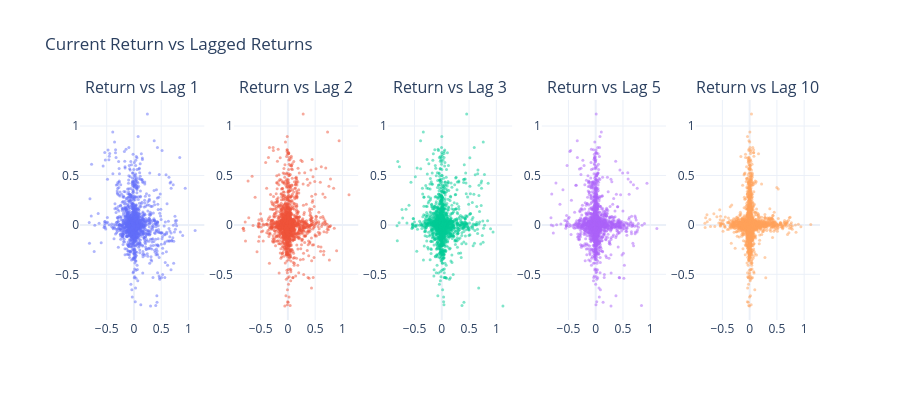

Notebook code cell kept with this figure:
### Markdown cell above
#  Plot 2 — Scatter Plot (Return vs Each Lag)

### Code cell
from plotly.subplots import make_subplots

fig = make_subplots(
    rows = 1, cols= len(lags),
    subplot_titles= [f"Return vs Lag {lag}" for lag in lags]
)

for i, lag in enumerate(lags, 1):
    fig.add_trace(
        go.Scatter(
            x = training_data[f"Lag_{lag}"],
            y = training_data["Return"],
            mode= "markers",
            marker= dict(size= 3, opacity= 0.5),
            name= f"Lag {lag}"
        ),
        row= 1, col= i
    )

fig.update_layout(
    title= "Current Return vs Lagged Returns",
    height= 400,
    template= "plotly_white",
    showlegend= False
)

fig.show()

### Figure 1 — Plotly figure (JSON) as saved in the notebook; plotly's stock layout.template omitted (floating-point values rounded to 4 significant figures; data arrays with more than 128 entries replaced by an {"elided": "..."} marker saying what was removed)
{"data": [{"marker": {"opacity": 0.5, "size": 3}, "mode": "markers", "name": "Lag 1", "type": "scatter", "x": {"elided": "2517 float values"}, "xaxis": "x", "y": {"elided": "2517 float values"}, "yaxis": "y"}, {"marker": {"opacity": 0.5, "size": 3}, "mode": "markers", "name": "Lag 2", "type": "scatter", "x": {"elided": "2517 float values"}, "xaxis": "x2", "y": {"elided": "2517 float values"}, "yaxis": "y2"}, {"marker": {"opacity": 0.5, "size": 3}, "mode": "markers", "name": "Lag 3", "type": "scatter", "x": {"elided": "2517 float values"}, "xaxis": "x3", "y": {"elided": "2517 float values"}, "yaxis": "y3"}, {"marker": {"opacity": 0.5, "size": 3}, "mode": "markers", "name": "Lag 5", "type": "scatter", "x": {"elided": "2517 float values"}, "xaxis": "x4", "y": {"elided": "2517 float values"}, "yaxis": "y4"}, {"marker": {"opacity": 0.5, "size": 3}, "mode": "markers", "name": "Lag 10", "type": "scatter", "x": {"elided": "2517 float values"}, "xaxis": "x5", "y": {"elided": "2517 float values"}, "yaxis": "y5"}], "layout": {"annotations": [{"font": {"size": 16}, "showarrow": false, "text": "Return vs Lag 1", "x": 0.084, "xanchor": "center", "xref": "paper", "y": 1, "yanchor": "bottom", "yref": "paper"}, {"font": {"size": 16}, "showarrow": false, "text": "Return vs Lag 2", "x": 0.292, "xanchor": "center", "xref": "paper", "y": 1, "yanchor": "bottom", "yref": "paper"}, {"font": {"size": 16}, "showarrow": false, "text": "Return vs Lag 3", "x": 0.5, "xanchor": "center", "xref": "paper", "y": 1, "yanchor": "bottom", "yref": "paper"}, {"font": {"size": 16}, "showarrow": false, "text": "Return vs Lag 5", "x": 0.708, "xanchor": "center", "xref": "paper", "y": 1, "yanchor": "bottom", "yref": "paper"}, {"font": {"size": 16}, "showarrow": false, "text": "Return vs Lag 10", "x": 0.916, "xanchor": "center", "xref": "paper", "y": 1, "yanchor": "bottom", "yref": "paper"}], "height": 400, "showlegend": false, "title": {"text": "Current Return vs Lagged Returns"}, "xaxis": {"anchor": "y", "domain": [0, 0.168]}, "xaxis2": {"anchor": "y2", "domain": [0.208, 0.376]}, "xaxis3": {"anchor": "y3", "domain": [0.416, 0.584]}, "xaxis4": {"anchor": "y4", "domain": [0.624, 0.792]}, "xaxis5": {"anchor": "y5", "domain": [0.832, 1]}, "yaxis": {"anchor": "x", "domain": [0, 1]}, "yaxis2": {"anchor": "x2", "domain": [0, 1]}, "yaxis3": {"anchor": "x3", "domain": [0, 1]}, "yaxis4": {"anchor": "x4", "domain": [0, 1]}, "yaxis5": {"anchor": "x5", "domain": [0, 1]}}}
